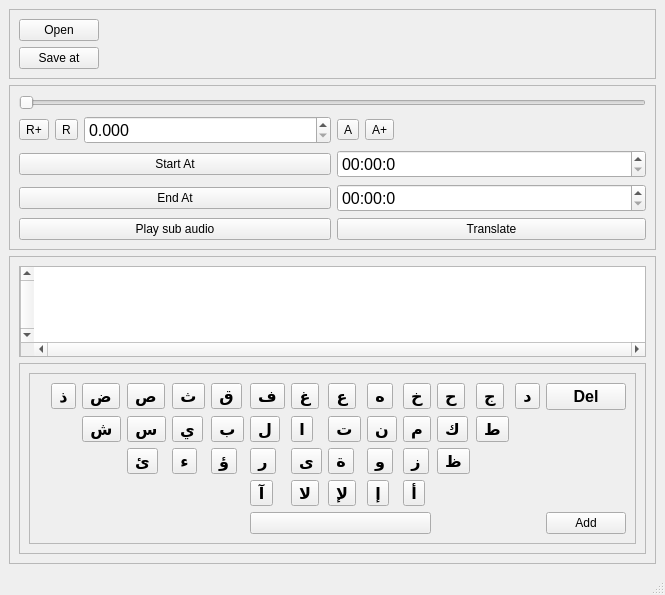
<?xml version="1.0" encoding="UTF-8"?>
<ui version="4.0">
 <class>MainWindow</class>
 <widget class="QMainWindow" name="MainWindow">
  <property name="geometry">
   <rect>
    <x>0</x>
    <y>0</y>
    <width>570</width>
    <height>595</height>
   </rect>
  </property>
  <property name="windowTitle">
   <string>Splited</string>
  </property>
  <widget class="QWidget" name="centralwidget">
   <layout class="QVBoxLayout" name="verticalLayout">
    <item>
     <widget class="QFrame" name="frame_2">
      <property name="frameShape">
       <enum>QFrame::StyledPanel</enum>
      </property>
      <property name="frameShadow">
       <enum>QFrame::Plain</enum>
      </property>
      <property name="lineWidth">
       <number>3</number>
      </property>
      <layout class="QGridLayout" name="gridLayout">
       <item row="1" column="3">
        <spacer name="horizontalSpacer">
         <property name="orientation">
          <enum>Qt::Horizontal</enum>
         </property>
         <property name="sizeHint" stdset="0">
          <size>
           <width>40</width>
           <height>20</height>
          </size>
         </property>
        </spacer>
       </item>
       <item row="1" column="1">
        <widget class="QPushButton" name="btn_open">
         <property name="text">
          <string>Open</string>
         </property>
        </widget>
       </item>
       <item row="1" column="2">
        <widget class="QLabel" name="lbl_file">
         <property name="font">
          <font>
           <pointsize>11</pointsize>
          </font>
         </property>
         <property name="text">
          <string/>
         </property>
        </widget>
       </item>
       <item row="2" column="3">
        <spacer name="horizontalSpacer_2">
         <property name="orientation">
          <enum>Qt::Horizontal</enum>
         </property>
         <property name="sizeHint" stdset="0">
          <size>
           <width>40</width>
           <height>20</height>
          </size>
         </property>
        </spacer>
       </item>
       <item row="2" column="1">
        <widget class="QPushButton" name="tb_save_folder">
         <property name="text">
          <string>Save at</string>
         </property>
        </widget>
       </item>
       <item row="2" column="2">
        <widget class="QLabel" name="lbl_save">
         <property name="font">
          <font>
           <pointsize>11</pointsize>
          </font>
         </property>
         <property name="text">
          <string/>
         </property>
        </widget>
       </item>
      </layout>
     </widget>
    </item>
    <item>
     <widget class="QFrame" name="frame">
      <property name="frameShape">
       <enum>QFrame::StyledPanel</enum>
      </property>
      <property name="frameShadow">
       <enum>QFrame::Sunken</enum>
      </property>
      <property name="lineWidth">
       <number>3</number>
      </property>
      <layout class="QGridLayout" name="gridLayout_2">
       <item row="3" column="3">
        <widget class="QToolButton" name="btn_avance">
         <property name="text">
          <string>A</string>
         </property>
        </widget>
       </item>
       <item row="3" column="0">
        <widget class="QToolButton" name="btn_recal_plus">
         <property name="text">
          <string>R+</string>
         </property>
        </widget>
       </item>
       <item row="3" column="4">
        <widget class="QToolButton" name="btn_avance_plus">
         <property name="text">
          <string>A+</string>
         </property>
        </widget>
       </item>
       <item row="3" column="2">
        <widget class="QDoubleSpinBox" name="ds_chorono">
         <property name="font">
          <font>
           <pointsize>12</pointsize>
          </font>
         </property>
         <property name="decimals">
          <number>3</number>
         </property>
         <property name="maximum">
          <double>3600.000000000000000</double>
         </property>
         <property name="singleStep">
          <double>0.100000000000000</double>
         </property>
        </widget>
       </item>
       <item row="0" column="0" colspan="6">
        <widget class="QSlider" name="slider">
         <property name="orientation">
          <enum>Qt::Horizontal</enum>
         </property>
        </widget>
       </item>
       <item row="3" column="5">
        <widget class="QLabel" name="lbl_duration">
         <property name="font">
          <font>
           <pointsize>11</pointsize>
          </font>
         </property>
         <property name="layoutDirection">
          <enum>Qt::RightToLeft</enum>
         </property>
         <property name="text">
          <string/>
         </property>
        </widget>
       </item>
       <item row="7" column="0" colspan="3">
        <widget class="QPushButton" name="pb_play_subsound">
         <property name="text">
          <string>Play sub audio</string>
         </property>
        </widget>
       </item>
       <item row="3" column="1">
        <widget class="QToolButton" name="btn_recal">
         <property name="text">
          <string>R</string>
         </property>
        </widget>
       </item>
       <item row="5" column="0" colspan="3">
        <widget class="QPushButton" name="pb_define_start">
         <property name="text">
          <string>Start At</string>
         </property>
        </widget>
       </item>
       <item row="5" column="3" colspan="3">
        <widget class="QTimeEdit" name="te_start_subsound">
         <property name="font">
          <font>
           <pointsize>12</pointsize>
          </font>
         </property>
         <property name="currentSection">
          <enum>QDateTimeEdit::MinuteSection</enum>
         </property>
         <property name="displayFormat">
          <string>mm:ss:z</string>
         </property>
        </widget>
       </item>
       <item row="6" column="3" colspan="3">
        <widget class="QTimeEdit" name="te_end_subsound">
         <property name="font">
          <font>
           <pointsize>12</pointsize>
          </font>
         </property>
         <property name="displayFormat">
          <string>mm:ss:z</string>
         </property>
        </widget>
       </item>
       <item row="7" column="3" colspan="3">
        <widget class="QPushButton" name="pb_translate_sound">
         <property name="text">
          <string>Translate</string>
         </property>
        </widget>
       </item>
       <item row="6" column="0" colspan="3">
        <widget class="QPushButton" name="pb_define_end">
         <property name="text">
          <string>End At</string>
         </property>
        </widget>
       </item>
      </layout>
     </widget>
    </item>
    <item>
     <widget class="QFrame" name="split_frame">
      <property name="frameShape">
       <enum>QFrame::StyledPanel</enum>
      </property>
      <property name="frameShadow">
       <enum>QFrame::Plain</enum>
      </property>
      <property name="lineWidth">
       <number>3</number>
      </property>
      <layout class="QGridLayout" name="gridLayout_3">
       <item row="1" column="0" colspan="4">
        <widget class="QFrame" name="frame_5">
         <property name="frameShape">
          <enum>QFrame::StyledPanel</enum>
         </property>
         <property name="frameShadow">
          <enum>QFrame::Raised</enum>
         </property>
         <layout class="QVBoxLayout" name="verticalLayout_2">
          <item>
           <widget class="QFrame" name="frame_3">
            <property name="frameShape">
             <enum>QFrame::StyledPanel</enum>
            </property>
            <property name="frameShadow">
             <enum>QFrame::Plain</enum>
            </property>
            <layout class="QGridLayout" name="gridLayout_4">
             <item row="4" column="15">
              <widget class="QPushButton" name="pb_save">
               <property name="text">
                <string>Add</string>
               </property>
              </widget>
             </item>
             <item row="4" column="0" colspan="7">
              <spacer name="horizontalSpacer_9">
               <property name="orientation">
                <enum>Qt::Horizontal</enum>
               </property>
               <property name="sizeHint" stdset="0">
                <size>
                 <width>40</width>
                 <height>20</height>
                </size>
               </property>
              </spacer>
             </item>
             <item row="4" column="12" colspan="3">
              <spacer name="horizontalSpacer_10">
               <property name="orientation">
                <enum>Qt::Horizontal</enum>
               </property>
               <property name="sizeHint" stdset="0">
                <size>
                 <width>40</width>
                 <height>20</height>
                </size>
               </property>
              </spacer>
             </item>
             <item row="0" column="5">
              <widget class="QToolButton" name="b_10">
               <property name="font">
                <font>
                 <family>Arial</family>
                 <pointsize>12</pointsize>
                 <weight>75</weight>
                 <bold>true</bold>
                </font>
               </property>
               <property name="text">
                <string>ث</string>
               </property>
              </widget>
             </item>
             <item row="0" column="10">
              <widget class="QToolButton" name="b_5">
               <property name="font">
                <font>
                 <family>Arial</family>
                 <pointsize>12</pointsize>
                 <weight>75</weight>
                 <bold>true</bold>
                </font>
               </property>
               <property name="text">
                <string>ه</string>
               </property>
              </widget>
             </item>
             <item row="0" column="4">
              <widget class="QToolButton" name="b_11">
               <property name="font">
                <font>
                 <family>Arial</family>
                 <pointsize>12</pointsize>
                 <weight>75</weight>
                 <bold>true</bold>
                </font>
               </property>
               <property name="text">
                <string>ص</string>
               </property>
              </widget>
             </item>
             <item row="0" column="8">
              <widget class="QToolButton" name="b_7">
               <property name="font">
                <font>
                 <family>Arial</family>
                 <pointsize>12</pointsize>
                 <weight>75</weight>
                 <bold>true</bold>
                </font>
               </property>
               <property name="text">
                <string>غ</string>
               </property>
              </widget>
             </item>
             <item row="0" column="3">
              <widget class="QToolButton" name="b_12">
               <property name="font">
                <font>
                 <family>Arial</family>
                 <pointsize>12</pointsize>
                 <weight>75</weight>
                 <bold>true</bold>
                </font>
               </property>
               <property name="text">
                <string>ض</string>
               </property>
              </widget>
             </item>
             <item row="0" column="15">
              <widget class="QPushButton" name="b_del">
               <property name="font">
                <font>
                 <family>Arial</family>
                 <pointsize>12</pointsize>
                 <weight>75</weight>
                 <bold>true</bold>
                </font>
               </property>
               <property name="text">
                <string>Del</string>
               </property>
              </widget>
             </item>
             <item row="0" column="14">
              <widget class="QToolButton" name="b_1">
               <property name="font">
                <font>
                 <family>Arial</family>
                 <pointsize>12</pointsize>
                 <weight>75</weight>
                 <bold>true</bold>
                </font>
               </property>
               <property name="text">
                <string>د</string>
               </property>
              </widget>
             </item>
             <item row="2" column="6">
              <widget class="QToolButton" name="b_31">
               <property name="font">
                <font>
                 <family>Arial</family>
                 <pointsize>12</pointsize>
                 <weight>75</weight>
                 <bold>true</bold>
                </font>
               </property>
               <property name="text">
                <string>ؤ</string>
               </property>
              </widget>
             </item>
             <item row="0" column="12">
              <widget class="QToolButton" name="b_3">
               <property name="font">
                <font>
                 <family>Arial</family>
                 <pointsize>12</pointsize>
                 <weight>75</weight>
                 <bold>true</bold>
                </font>
               </property>
               <property name="text">
                <string>ح</string>
               </property>
              </widget>
             </item>
             <item row="0" column="11">
              <widget class="QToolButton" name="b_4">
               <property name="font">
                <font>
                 <family>Arial</family>
                 <pointsize>12</pointsize>
                 <weight>75</weight>
                 <bold>true</bold>
                </font>
               </property>
               <property name="text">
                <string>خ</string>
               </property>
              </widget>
             </item>
             <item row="1" column="11">
              <widget class="QToolButton" name="b_16">
               <property name="font">
                <font>
                 <family>Arial</family>
                 <pointsize>12</pointsize>
                 <weight>75</weight>
                 <bold>true</bold>
                </font>
               </property>
               <property name="text">
                <string>م</string>
               </property>
              </widget>
             </item>
             <item row="1" column="13">
              <widget class="QToolButton" name="b_14">
               <property name="font">
                <font>
                 <family>Arial</family>
                 <pointsize>12</pointsize>
                 <weight>75</weight>
                 <bold>true</bold>
                </font>
               </property>
               <property name="text">
                <string>ط</string>
               </property>
              </widget>
             </item>
             <item row="2" column="12">
              <widget class="QToolButton" name="b_25">
               <property name="font">
                <font>
                 <family>Arial</family>
                 <pointsize>12</pointsize>
                 <weight>75</weight>
                 <bold>true</bold>
                </font>
               </property>
               <property name="text">
                <string>ظ</string>
               </property>
              </widget>
             </item>
             <item row="1" column="10">
              <widget class="QToolButton" name="b_17">
               <property name="font">
                <font>
                 <family>Arial</family>
                 <pointsize>12</pointsize>
                 <weight>75</weight>
                 <bold>true</bold>
                </font>
               </property>
               <property name="text">
                <string>ن</string>
               </property>
              </widget>
             </item>
             <item row="0" column="13">
              <widget class="QToolButton" name="b_2">
               <property name="font">
                <font>
                 <family>Arial</family>
                 <pointsize>12</pointsize>
                 <weight>75</weight>
                 <bold>true</bold>
                </font>
               </property>
               <property name="text">
                <string>ج</string>
               </property>
              </widget>
             </item>
             <item row="1" column="12">
              <widget class="QToolButton" name="b_15">
               <property name="font">
                <font>
                 <family>Arial</family>
                 <pointsize>12</pointsize>
                 <weight>75</weight>
                 <bold>true</bold>
                </font>
               </property>
               <property name="text">
                <string>ك</string>
               </property>
              </widget>
             </item>
             <item row="1" column="8">
              <widget class="QToolButton" name="b_19">
               <property name="font">
                <font>
                 <family>Arial</family>
                 <pointsize>12</pointsize>
                 <weight>75</weight>
                 <bold>true</bold>
                </font>
               </property>
               <property name="text">
                <string>ا</string>
               </property>
              </widget>
             </item>
             <item row="1" column="6">
              <widget class="QToolButton" name="b_21">
               <property name="font">
                <font>
                 <family>Arial</family>
                 <pointsize>12</pointsize>
                 <weight>75</weight>
                 <bold>true</bold>
                </font>
               </property>
               <property name="text">
                <string>ب</string>
               </property>
              </widget>
             </item>
             <item row="1" column="9">
              <widget class="QToolButton" name="b_18">
               <property name="font">
                <font>
                 <family>Arial</family>
                 <pointsize>12</pointsize>
                 <weight>75</weight>
                 <bold>true</bold>
                </font>
               </property>
               <property name="text">
                <string>ت</string>
               </property>
              </widget>
             </item>
             <item row="1" column="7">
              <widget class="QToolButton" name="b_20">
               <property name="font">
                <font>
                 <family>Arial</family>
                 <pointsize>12</pointsize>
                 <weight>75</weight>
                 <bold>true</bold>
                </font>
               </property>
               <property name="text">
                <string>ل</string>
               </property>
              </widget>
             </item>
             <item row="1" column="5">
              <widget class="QToolButton" name="b_22">
               <property name="font">
                <font>
                 <family>Arial</family>
                 <pointsize>12</pointsize>
                 <weight>75</weight>
                 <bold>true</bold>
                </font>
               </property>
               <property name="text">
                <string>ي</string>
               </property>
              </widget>
             </item>
             <item row="3" column="11">
              <widget class="QToolButton" name="b_34">
               <property name="font">
                <font>
                 <family>Arial</family>
                 <pointsize>12</pointsize>
                 <weight>75</weight>
                 <bold>true</bold>
                </font>
               </property>
               <property name="text">
                <string>أ</string>
               </property>
              </widget>
             </item>
             <item row="1" column="14" colspan="2">
              <spacer name="horizontalSpacer_3">
               <property name="orientation">
                <enum>Qt::Horizontal</enum>
               </property>
               <property name="sizeHint" stdset="0">
                <size>
                 <width>40</width>
                 <height>20</height>
                </size>
               </property>
              </spacer>
             </item>
             <item row="1" column="4">
              <widget class="QToolButton" name="b_23">
               <property name="font">
                <font>
                 <family>Arial</family>
                 <pointsize>12</pointsize>
                 <weight>75</weight>
                 <bold>true</bold>
                </font>
               </property>
               <property name="text">
                <string>س</string>
               </property>
              </widget>
             </item>
             <item row="1" column="3">
              <widget class="QToolButton" name="b_24">
               <property name="font">
                <font>
                 <family>Arial</family>
                 <pointsize>12</pointsize>
                 <weight>75</weight>
                 <bold>true</bold>
                </font>
               </property>
               <property name="text">
                <string>ش</string>
               </property>
              </widget>
             </item>
             <item row="2" column="7">
              <widget class="QToolButton" name="b_30">
               <property name="font">
                <font>
                 <family>Arial</family>
                 <pointsize>12</pointsize>
                 <weight>75</weight>
                 <bold>true</bold>
                </font>
               </property>
               <property name="text">
                <string>ر</string>
               </property>
              </widget>
             </item>
             <item row="3" column="10">
              <widget class="QToolButton" name="b_35">
               <property name="font">
                <font>
                 <family>Arial</family>
                 <pointsize>12</pointsize>
                 <weight>75</weight>
                 <bold>true</bold>
                </font>
               </property>
               <property name="text">
                <string>إ</string>
               </property>
              </widget>
             </item>
             <item row="3" column="8">
              <widget class="QToolButton" name="b_37">
               <property name="font">
                <font>
                 <family>Arial</family>
                 <pointsize>12</pointsize>
                 <weight>75</weight>
                 <bold>true</bold>
                </font>
               </property>
               <property name="text">
                <string>لا</string>
               </property>
              </widget>
             </item>
             <item row="2" column="4">
              <widget class="QToolButton" name="b_33">
               <property name="font">
                <font>
                 <family>Arial</family>
                 <pointsize>12</pointsize>
                 <weight>75</weight>
                 <bold>true</bold>
                </font>
               </property>
               <property name="text">
                <string>ئ</string>
               </property>
              </widget>
             </item>
             <item row="3" column="7">
              <widget class="QToolButton" name="b_38">
               <property name="font">
                <font>
                 <family>Arial</family>
                 <pointsize>12</pointsize>
                 <weight>75</weight>
                 <bold>true</bold>
                </font>
               </property>
               <property name="text">
                <string>آ</string>
               </property>
              </widget>
             </item>
             <item row="3" column="9">
              <widget class="QToolButton" name="b_36">
               <property name="font">
                <font>
                 <family>Arial</family>
                 <pointsize>12</pointsize>
                 <weight>75</weight>
                 <bold>true</bold>
                </font>
               </property>
               <property name="text">
                <string>لإ</string>
               </property>
              </widget>
             </item>
             <item row="2" column="9">
              <widget class="QToolButton" name="b_28">
               <property name="font">
                <font>
                 <family>Arial</family>
                 <pointsize>12</pointsize>
                 <weight>75</weight>
                 <bold>true</bold>
                </font>
               </property>
               <property name="text">
                <string>ة</string>
               </property>
              </widget>
             </item>
             <item row="0" column="9">
              <widget class="QToolButton" name="b_6">
               <property name="font">
                <font>
                 <family>Arial</family>
                 <pointsize>12</pointsize>
                 <weight>75</weight>
                 <bold>true</bold>
                </font>
               </property>
               <property name="text">
                <string>ع</string>
               </property>
              </widget>
             </item>
             <item row="0" column="7">
              <widget class="QToolButton" name="b_8">
               <property name="font">
                <font>
                 <family>Arial</family>
                 <pointsize>12</pointsize>
                 <weight>75</weight>
                 <bold>true</bold>
                </font>
               </property>
               <property name="text">
                <string>ف</string>
               </property>
              </widget>
             </item>
             <item row="0" column="6">
              <widget class="QToolButton" name="b_9">
               <property name="font">
                <font>
                 <family>Arial</family>
                 <pointsize>12</pointsize>
                 <weight>75</weight>
                 <bold>true</bold>
                </font>
               </property>
               <property name="text">
                <string>ق</string>
               </property>
              </widget>
             </item>
             <item row="4" column="7" colspan="5">
              <widget class="QPushButton" name="b_s">
               <property name="text">
                <string/>
               </property>
              </widget>
             </item>
             <item row="3" column="0" colspan="7">
              <spacer name="horizontalSpacer_6">
               <property name="orientation">
                <enum>Qt::Horizontal</enum>
               </property>
               <property name="sizeHint" stdset="0">
                <size>
                 <width>40</width>
                 <height>20</height>
                </size>
               </property>
              </spacer>
             </item>
             <item row="3" column="12" colspan="4">
              <spacer name="horizontalSpacer_5">
               <property name="orientation">
                <enum>Qt::Horizontal</enum>
               </property>
               <property name="sizeHint" stdset="0">
                <size>
                 <width>40</width>
                 <height>20</height>
                </size>
               </property>
              </spacer>
             </item>
             <item row="2" column="11">
              <widget class="QToolButton" name="b_26">
               <property name="font">
                <font>
                 <family>Arial</family>
                 <pointsize>12</pointsize>
                 <weight>75</weight>
                 <bold>true</bold>
                </font>
               </property>
               <property name="text">
                <string>ز</string>
               </property>
              </widget>
             </item>
             <item row="2" column="0" colspan="4">
              <spacer name="horizontalSpacer_7">
               <property name="orientation">
                <enum>Qt::Horizontal</enum>
               </property>
               <property name="sizeHint" stdset="0">
                <size>
                 <width>40</width>
                 <height>20</height>
                </size>
               </property>
              </spacer>
             </item>
             <item row="2" column="10">
              <widget class="QToolButton" name="b_27">
               <property name="font">
                <font>
                 <family>Arial</family>
                 <pointsize>12</pointsize>
                 <weight>75</weight>
                 <bold>true</bold>
                </font>
               </property>
               <property name="text">
                <string>و</string>
               </property>
              </widget>
             </item>
             <item row="2" column="5">
              <widget class="QToolButton" name="b_32">
               <property name="font">
                <font>
                 <family>Arial</family>
                 <pointsize>12</pointsize>
                 <weight>75</weight>
                 <bold>true</bold>
                </font>
               </property>
               <property name="text">
                <string>ء</string>
               </property>
              </widget>
             </item>
             <item row="2" column="8">
              <widget class="QToolButton" name="b_29">
               <property name="font">
                <font>
                 <family>Arial</family>
                 <pointsize>12</pointsize>
                 <weight>75</weight>
                 <bold>true</bold>
                </font>
               </property>
               <property name="text">
                <string>ى</string>
               </property>
              </widget>
             </item>
             <item row="2" column="13" colspan="3">
              <spacer name="horizontalSpacer_4">
               <property name="orientation">
                <enum>Qt::Horizontal</enum>
               </property>
               <property name="sizeHint" stdset="0">
                <size>
                 <width>40</width>
                 <height>20</height>
                </size>
               </property>
              </spacer>
             </item>
             <item row="1" column="0" colspan="3">
              <spacer name="horizontalSpacer_8">
               <property name="orientation">
                <enum>Qt::Horizontal</enum>
               </property>
               <property name="sizeHint" stdset="0">
                <size>
                 <width>40</width>
                 <height>20</height>
                </size>
               </property>
              </spacer>
             </item>
             <item row="0" column="2">
              <widget class="QToolButton" name="b_13">
               <property name="font">
                <font>
                 <family>Arial</family>
                 <pointsize>12</pointsize>
                 <weight>75</weight>
                 <bold>true</bold>
                </font>
               </property>
               <property name="text">
                <string>ذ</string>
               </property>
              </widget>
             </item>
             <item row="0" column="1">
              <spacer name="horizontalSpacer_11">
               <property name="orientation">
                <enum>Qt::Horizontal</enum>
               </property>
               <property name="sizeHint" stdset="0">
                <size>
                 <width>40</width>
                 <height>20</height>
                </size>
               </property>
              </spacer>
             </item>
            </layout>
           </widget>
          </item>
         </layout>
        </widget>
       </item>
       <item row="0" column="0" colspan="4">
        <widget class="QTextEdit" name="txte_affichage">
         <property name="font">
          <font>
           <family>Courier New</family>
           <pointsize>12</pointsize>
           <weight>50</weight>
           <bold>false</bold>
          </font>
         </property>
         <property name="layoutDirection">
          <enum>Qt::RightToLeft</enum>
         </property>
         <property name="verticalScrollBarPolicy">
          <enum>Qt::ScrollBarAlwaysOn</enum>
         </property>
         <property name="horizontalScrollBarPolicy">
          <enum>Qt::ScrollBarAlwaysOn</enum>
         </property>
         <property name="html">
          <string>&lt;!DOCTYPE HTML PUBLIC &quot;-//W3C//DTD HTML 4.0//EN&quot; &quot;http://www.w3.org/TR/REC-html40/strict.dtd&quot;&gt;
&lt;html&gt;&lt;head&gt;&lt;meta name=&quot;qrichtext&quot; content=&quot;1&quot; /&gt;&lt;style type=&quot;text/css&quot;&gt;
p, li { white-space: pre-wrap; }
&lt;/style&gt;&lt;/head&gt;&lt;body style=&quot; font-family:'Courier New'; font-size:12pt; font-weight:400; font-style:normal;&quot;&gt;
&lt;p style=&quot;-qt-paragraph-type:empty; margin-top:0px; margin-bottom:0px; margin-left:0px; margin-right:0px; -qt-block-indent:0; text-indent:0px;&quot;&gt;&lt;br /&gt;&lt;/p&gt;&lt;/body&gt;&lt;/html&gt;</string>
         </property>
        </widget>
       </item>
      </layout>
     </widget>
    </item>
   </layout>
  </widget>
  <widget class="QStatusBar" name="statusbar"/>
 </widget>
 <resources/>
 <connections/>
</ui>
